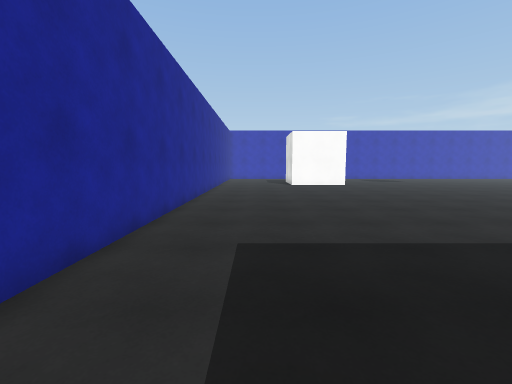
view 1 (above)

24 first-person views from a walk through a scene from a Unity 3-D project. The camera is 1.5 m above the floor, tilts 6° down and sees 90° across. The floor is counted in squares, 1 m on a side. Each view is taken from the middle of a square. On the plan, view 1 faces up. The plan holds only what a view shows up to about 13 squares ahead; the rest is blank. The place goes on beyond the plan. The player character is not drawn. Surface patterns are stand-ins for the level's own textures.

view 2
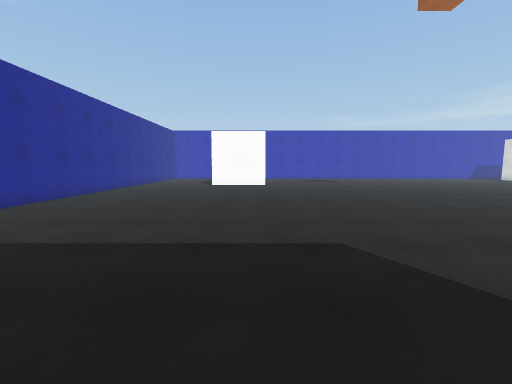

view 3
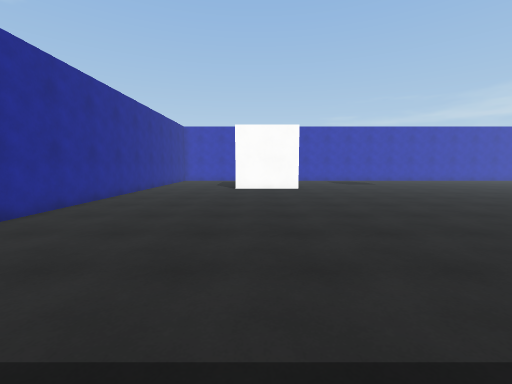

view 4
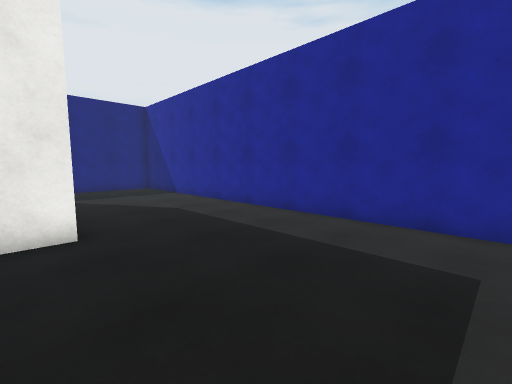

view 5
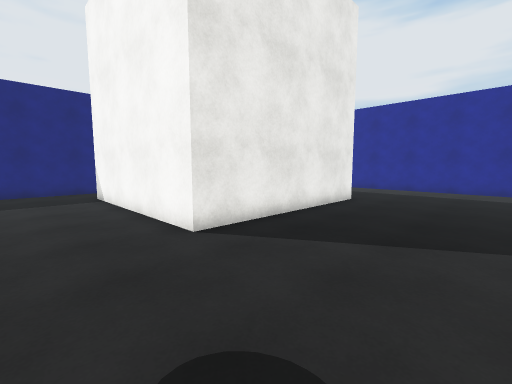

view 6
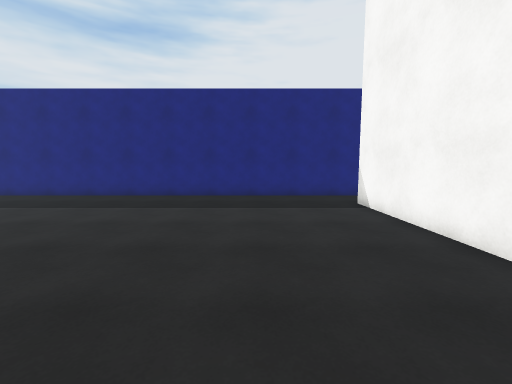

view 7
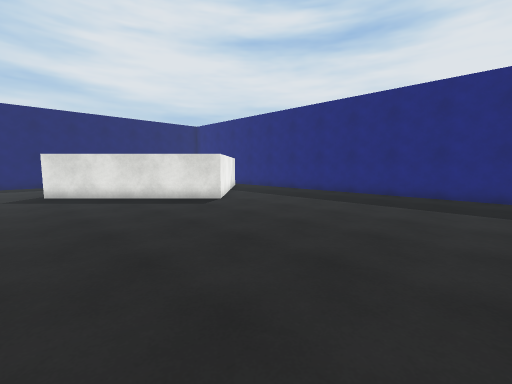

view 8
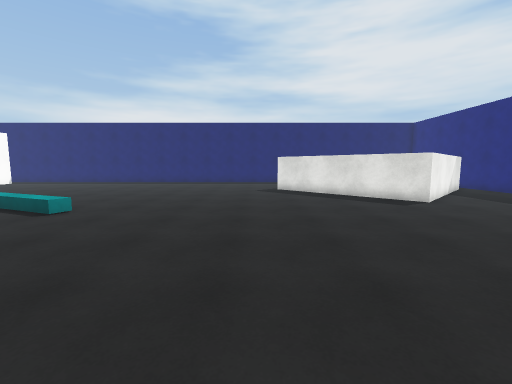

view 9
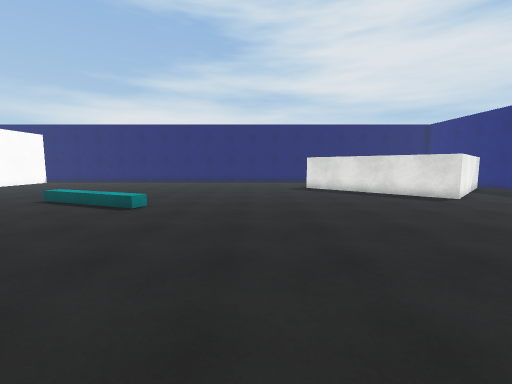

view 10
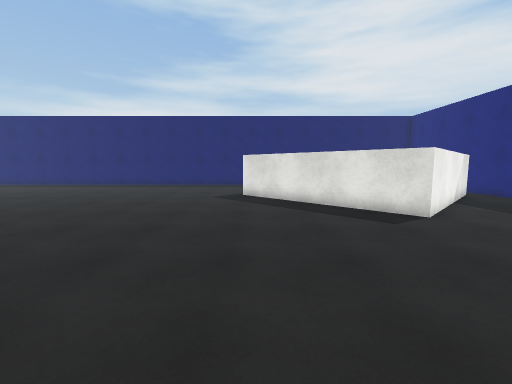

view 11
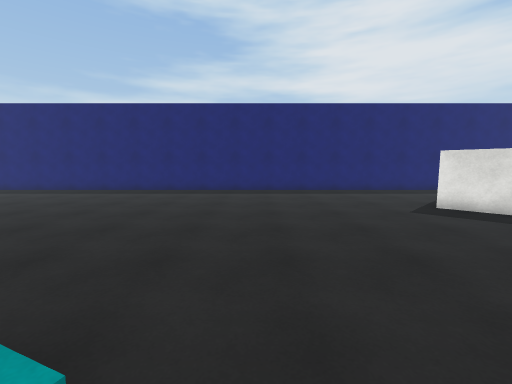

view 12
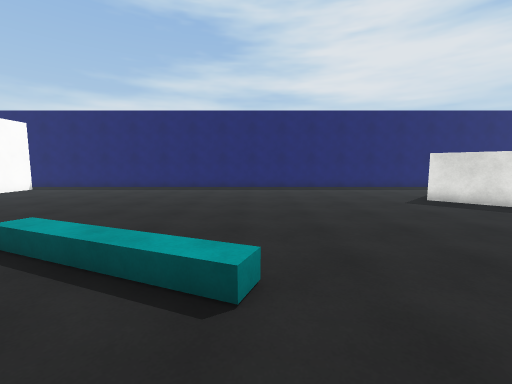

view 13
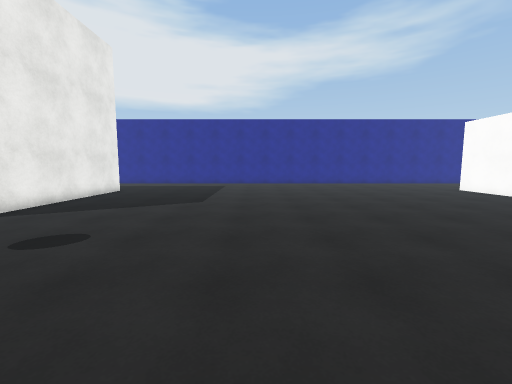

view 14
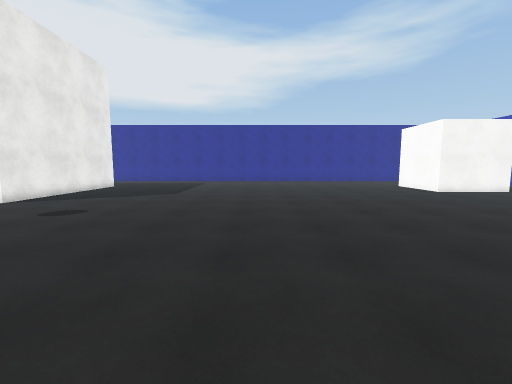

view 15
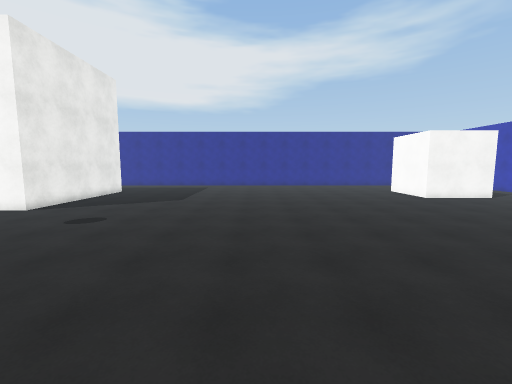

view 16
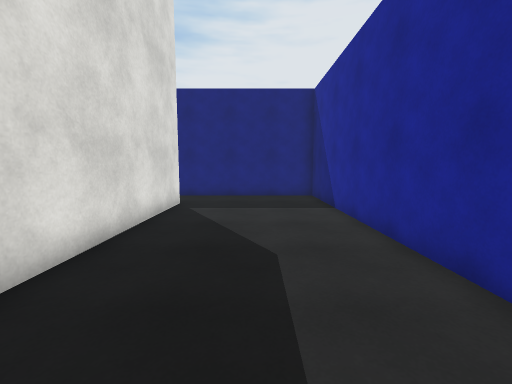

view 17
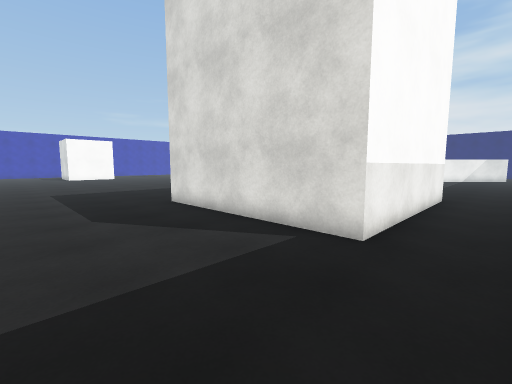

view 18
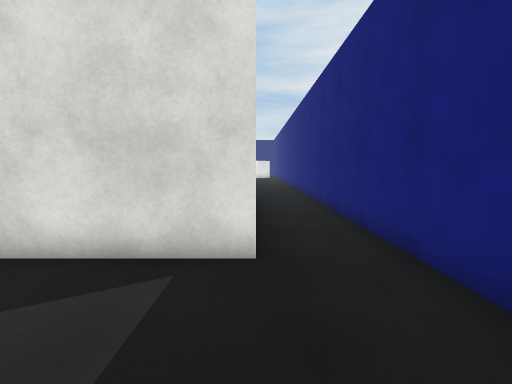

view 19
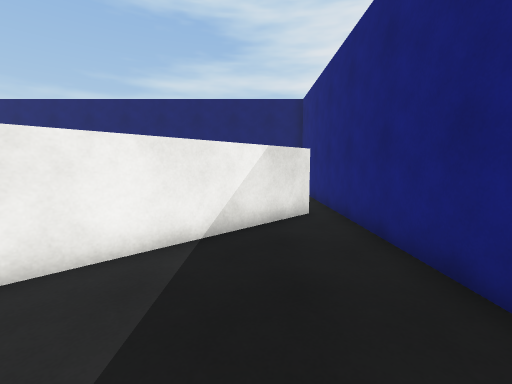

view 20
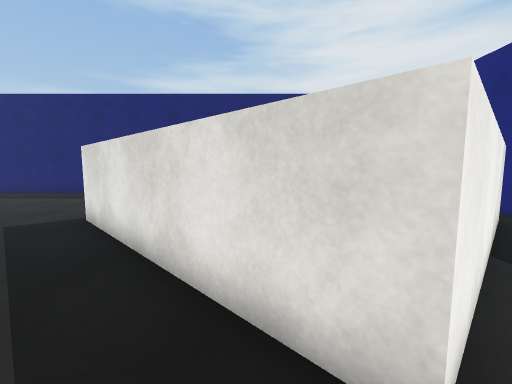

view 21
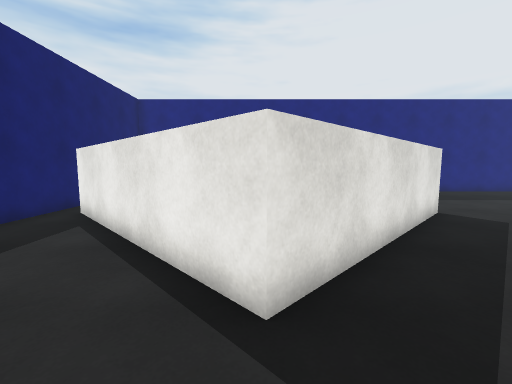

view 22
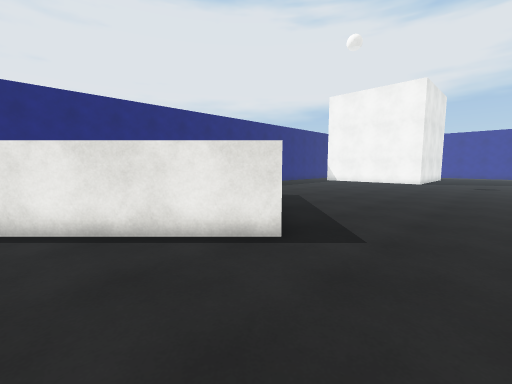

view 23
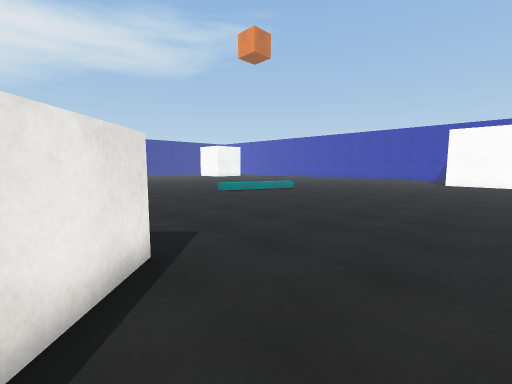

view 24
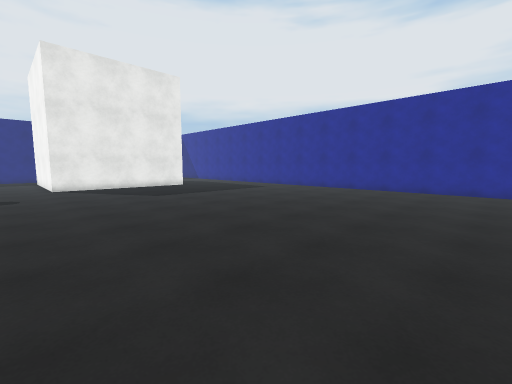

### Floor plan
Points are (right, up) in squares from view 1. A wall is a line through its corners. A room is listed if a view was taken in it or the views show most of it. See-through windows are left out.
Room 1 (views 1, 2, 3, 4, 5, 6, 7, 8, 9, 10, 11, 12, 13, 14, 15, 16, 17, 18, 19, 20, 21, 22, 23, 24)
walls: (11, -1) (11, -9) (3, -9) (3, -1) (11, -1); (-2.8, 17.1) (-2.8, -11.6) (29.9, -11.6); (30, -10.7) (24.2, -5) (29.9, 0.7) (34.6, -4)
ways out: gap at (30, -11)

Where each view was taken, in squares from view 1:
view 1: 0 up, 0 right, facing up
view 2: 0 up, 6 right, facing up
view 3: 3 up, 4 right, facing up
view 4: 5 up, 4 right, facing down-left
view 5: 4 up, 14 right, facing down-left
view 6: 1 up, 15 right, facing down
view 7: 2 up, 15 right, facing down-right
view 8: 2 up, 14 right, facing right
view 9: 4 up, 13 right, facing right
view 10: 0 up, 17 right, facing right
view 11: 7 up, 21 right, facing right
view 12: 8 up, 19 right, facing right
view 13: 7 up, 18 right, facing left
view 14: 9 up, 21 right, facing left
view 15: 9 up, 22 right, facing left
view 16: 1 up, 0 right, facing down
view 17: 11 down, 2 left, facing up-right
view 18: 9 down, 1 left, facing right
view 19: 9 down, 22 right, facing right
view 20: 4 down, 23 right, facing right
view 21: 3 up, 30 right, facing down
view 22: 4 up, 34 right, facing down-left
view 23: 1 down, 34 right, facing up-left
view 24: 17 up, 13 right, facing down-left
